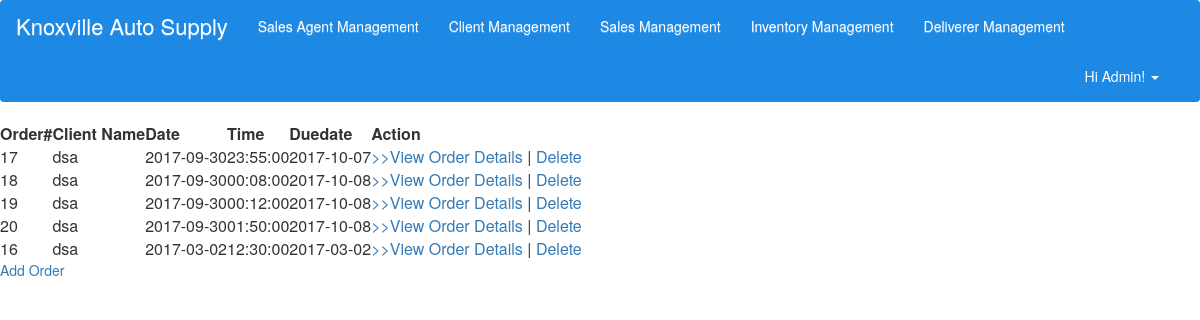
The page /index.php/knoxville/viewOrders on the database as committed earlier.
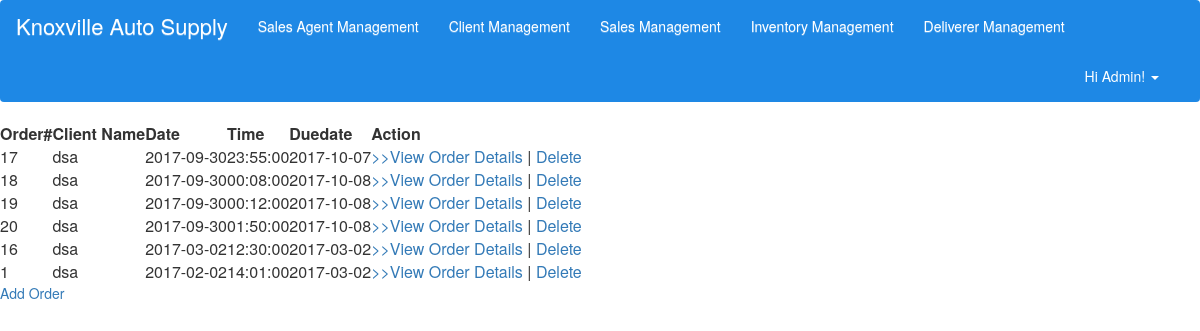
The same page on the database as committed later.
### tables this page shows
CREATE TABLE `client_order` (
  `orderID` int(11) NOT NULL,
  `date` date NOT NULL,
  `time` time NOT NULL,
  `due` date NOT NULL,
  `userID` varchar(20) NOT NULL,
  `clientID` int(11) NOT NULL
);

CREATE TABLE `client` (
  `clientID` int(11) NOT NULL,
  `client_name` varchar(50) NOT NULL,
  `address` varchar(50) NOT NULL,
  `contact_no` int(11) NOT NULL
);

### application/controllers/knoxville.php (called while the page is built, shortened)
<?php
class Knoxville extends CI_Controller {
    public function __construct(){
        $this->load->model('client_model','Client');
        $this->load->model('sales_agent_model','SalesAgent');
		$this->load->model('order_model','Order');
		$this->load->model('item_model','Item');
		$this->load->model('transaction_model','Transaction');
		$this->load->model('deliverer_model','Deliverer');
    }
	public function viewOrders(){
        $result_array = $this->Order->read();
        $data['orders'] = $result_array;
		$result_array = $this->Client->read();
		$data['clients'] = $result_array;
		$header_data['title'] = "View Sales";
		$this->load->view('include/header',$header_data);
        $this->load->view('order_view',$data);
    }
}

### index.php (called while the page is built, shortened)
<?php
require_once BASEPATH.'core/CodeIgniter.php';

### application/models/order_model.php (called while the page is built, shortened)
<?php
class Order_model extends CI_Model {
    private $table = 'client_order';
    function read($condition=null){
        $this->db->select('*');
        $this->db->from($this->table);
        $this->db->order_by('date','desc');
        $query = $this->db->get();
        if($query->num_rows()>0)
            return $query->result_array();
        else
            return false;
    }
}
?>

### application/models/client_model.php (called while the page is built, shortened)
<?php
class Client_model extends CI_Model {
    private $table = 'client';
    function read($condition=null){
        $this->db->select('*');
        $this->db->from($this->table);
        $query = $this->db->get();
        if($query->num_rows()>0)
            return $query->result_array();
        else
            return false;
    }
}
?>

### application/views/order_view.php (the view, shortened to what this page needs)
<!DOCTYPE html>
<html>
<head>
</head>
<body>
    <table>
        <thead>
            <tr>
				<th>Order#</th>
                <th>Client Name</th>
                <th>Date</th>
                <th>Time</th>
                <th>Duedate</th>
                <th>Action</th>
            </tr>
        </thead>
        <tbody>
            <?php
                foreach($orders as $c){
                    echo "<tr><td>".$c['orderID']."<td>";
					foreach($clients as $i)
					{
						if ($c['clientID'] == $i['clientID'])
						echo $i['client_name'];
					}
					echo "</td><td>".$c['date']."</td><td>".$c['time']."</td><td>".$c['due']
                    .'</td><td><a href="'.base_url('knoxville/viewTransaction/'.$c['orderID'].'').'">>>View Order Details</a> | <a onclick="confirmDelete('.$c['orderID'].')">Delete</a></td></tr>';
					}
            ?>
        </tbody>
    </table>
    <a href="<?php echo base_url('knoxville/addOrder')?>">Add Order</a>
</body>
</html>

### application/views/include/header.php (shortened to what this page needs)
<html>
<head>
	<link href="<?php echo base_url('bootstrap/css/bootstrap.css'); ?>" rel="stylesheet" type="text/css" />
	<link href="<?php echo base_url('bootstrap/css/bootstrap-theme.css'); ?>" rel="stylesheet" type="text/css" />
	<link href="<?php echo base_url('assets/css/MyCSS.css'); ?>" rel="stylesheet" type="text/css" />
</head>
<body>
    <nav class="navbar">
        <div class="container-fluid">
            <div class="navbar-header"><p class="navbar-brand">Knoxville Auto Supply</p>
            </div>
            <div class="collapse navbar-collapse" id="navcol-1">
                <ul class="nav navbar-nav">
					<li><a href="<?php echo base_url('knoxville/viewSalesAgents')?>" class="navigation">Sales Agent Management</a></li>
					<li><a href="<?php echo base_url('knoxville/viewClients')?>" class="navigation">Client Management</a></li>
					<li><a href="<?php echo base_url('knoxville/viewOrders')?>" class="navigation">Sales Management</a></li>
					<li><a href="<?php echo base_url('knoxville/viewItems')?>" class="navigation">Inventory Management</a></li>
					<li><a href="<?php echo base_url('knoxville/viewDeliverer')?>" class="navigation">Deliverer Management</a></li>
				</ul>
				<div id="users">
					<div class="dropdown">
					  Hi Admin!
					  <span class="caret" data-toggle="dropdown"></span>
					</div>
				</div>
            </div>
        </div>
    </nav>

### assets/css/MyCSS.css (style rules this page uses)
nav.navbar { background-color:#1E88E5; color: #fff; }
.navigation { color: #fff; }
.navbar-brand { font-size: 22px; }
#users { margin: 15px 10px; float: right; }

Rows that differ between the two databases and show on the page:
added client_order: orderID "1", date "2017-02-02", time "14:01:00", due "2017-03-02", client (client_name "dsa")
